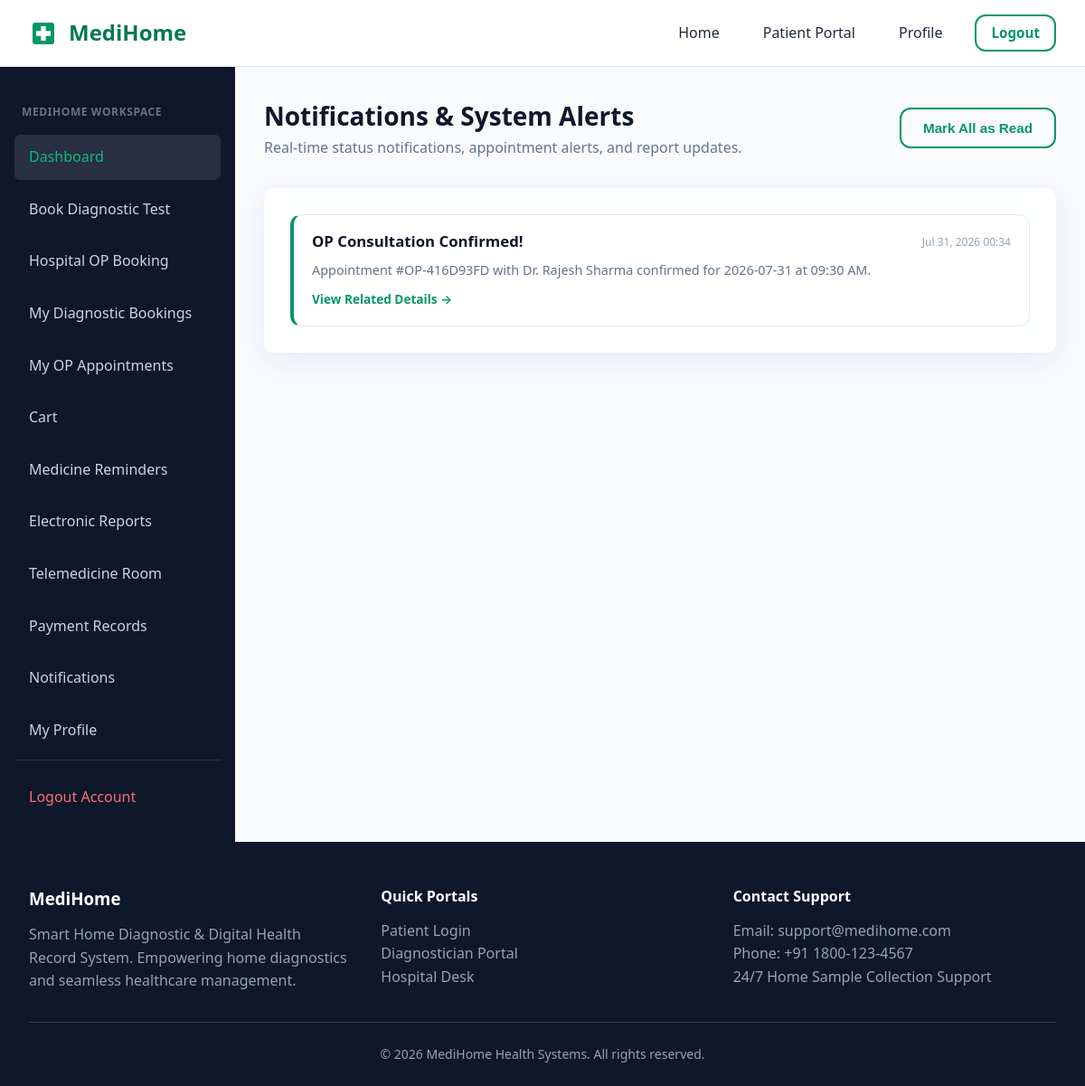
Page /notifications/feed/ (signed in) on the committed database.
### notifications/models.py (models this page shows, shortened)
class Notification(models.Model):
    user = models.ForeignKey(settings.AUTH_USER_MODEL, on_delete=models.CASCADE, related_name='notifications')
    title = models.CharField(max_length=150)
    message = models.TextField()
    link = models.CharField(max_length=255, blank=True, null=True, help_text="Optional URL link for notification action")
    is_read = models.BooleanField(default=False)
    created_at = models.DateTimeField(auto_now_add=True)
    class Meta:
        ordering = ['-created_at']

### notifications/views.py (the view)
# urls.py: path('feed/', views.feed_view, name='feed'),
@login_required
def feed_view(request):
    notifications = Notification.objects.filter(user=request.user)
    if request.method == 'POST':
        notifications.update(is_read=True)
        return redirect('notifications:feed')
    return render(request, 'notifications/feed.html', {
        'notifications': notifications
    })

### accounts/models.py (called while the page is built)
    def is_patient(self):
        return self.role == self.Role.PATIENT

### templates/notifications/feed.html (shortened to what this page needs)
{% extends 'dashboard_base.html' %}
{% block dashboard_content %}
<div class="dashboard-header">
    <div>
        <h2 style="font-size: 1.75rem; color: var(--dark);">Notifications & System Alerts</h2>
        <p style="color: var(--text-secondary);">Real-time status notifications, appointment alerts, and report updates.</p>
    </div>
    {% if notifications %}
    <form method="POST" action=".">
        <button type="submit" class="btn btn-outline">Mark All as Read</button>
    </form>
    {% endif %}
</div>
<div class="glass-card">
    <div style="display: flex; flex-direction: column; gap: 1rem;">
        {% for n in notifications %}
        <div style="background: var(--white); border: 1px solid var(--border); padding: 1rem 1.25rem; border-radius: var(--radius-md); border-left: 4px solid {% if n.is_read %}var(--border){% else %}var(--primary){% endif %};">
            <div style="display: flex; justify-content: space-between; align-items: center; margin-bottom: 0.35rem;">
                <h4 style="font-size: 1.05rem; color: var(--dark); font-weight: 700;">{{ n.title }}</h4>
                <span style="font-size: 0.75rem; color: var(--text-muted);">{{ n.created_at|date:"M d, Y H:i" }}</span>
            </div>
            <p style="font-size: 0.9rem; color: var(--text-secondary); margin-bottom: 0.5rem;">{{ n.message }}</p>
            {% if n.link %}
                <a href="{{ n.link }}" style="font-size: 0.85rem; font-weight: 600; color: var(--primary);">View Related Details →</a>
            {% endif %}
        </div>
        {% empty %}
        <div style="text-align: center; padding: 3rem; color: var(--text-muted);">
            No notifications available.
        </div>
        {% endfor %}
    </div>
</div>
{% endblock %}

### static/css/style.css (style rules this page uses)
:root { --primary: #059669; --primary-hover: #047857; --primary-light: #d1fae5; --secondary: #0d9488; --accent: #10b981; --dark: #0f172a; --dark-surface: #1e293b; --text-primary: #1e293b; --text-secondary: #64748b; --text-muted: #94a3b8; --bg-light: #f8fafc; --white: #ffffff; --border: #e2e8f0; --shadow-sm: 0 1px 2px 0 rgba(0, 0, 0, 0.05); --shadow-md: 0 4px 6px -1px rgba(0, 0, 0, 0.1), 0 2px 4px -1px rgba(0, 0, 0, 0.06); --shadow-lg: 0 10px 15px -3px rgba(0, 0, 0, 0.1), 0 4px 6px -2px rgba(0, 0, 0, 0.05); --glass-bg: rgba(255, 255, 255, 0.85); --glass-border: rgba(255, 255, 255, 0.6); --glass-shadow: 0 8px 32px 0 rgba(31, 38, 135, 0.07); --radius-sm: 6px; --radius-md: 12px; --radius-lg: 20px; --transition: all 0.25s cubic-bezier(0.4, 0, 0.2, 1); }
* { margin: 0; padding: 0; box-sizing: border-box; }
body { font-family: system-ui, -apple-system, BlinkMacSystemFont, 'Segoe UI', Roboto, Oxygen, Ubuntu, Cantarell, 'Open Sans', 'Helvetica Neue', sans-serif; background-color: var(--bg-light); color: var(--text-primary); line-height: 1.6; min-height: 100vh; display: flex; flex-direction: column; }
a { color: var(--primary); text-decoration: none; transition: var(--transition); }
.glass-card { background: var(--glass-bg); backdrop-filter: blur(12px); -webkit-backdrop-filter: blur(12px); border: 1px solid var(--glass-border); box-shadow: var(--glass-shadow); border-radius: var(--radius-md); padding: 1.75rem; transition: var(--transition); }
.btn { display: inline-flex; align-items: center; justify-content: center; gap: 0.5rem; padding: 0.75rem 1.5rem; font-size: 0.95rem; font-weight: 600; border-radius: var(--radius-md); border: none; cursor: pointer; transition: var(--transition); }
.btn-outline { background: transparent; border: 2px solid var(--primary); color: var(--primary); }

### static/css/dashboard.css (style rules this page uses)
.dashboard-header { display: flex; justify-content: space-between; align-items: center; margin-bottom: 2rem; }

### rows in the picture
Notification: title "OP Consultation Confirmed!", created_at "Jul 31, 2026 00:34", message "Appointment #OP-416D93FD with Dr. Rajesh Sharma confirmed for 2026-07-31 at 09:30 AM."
